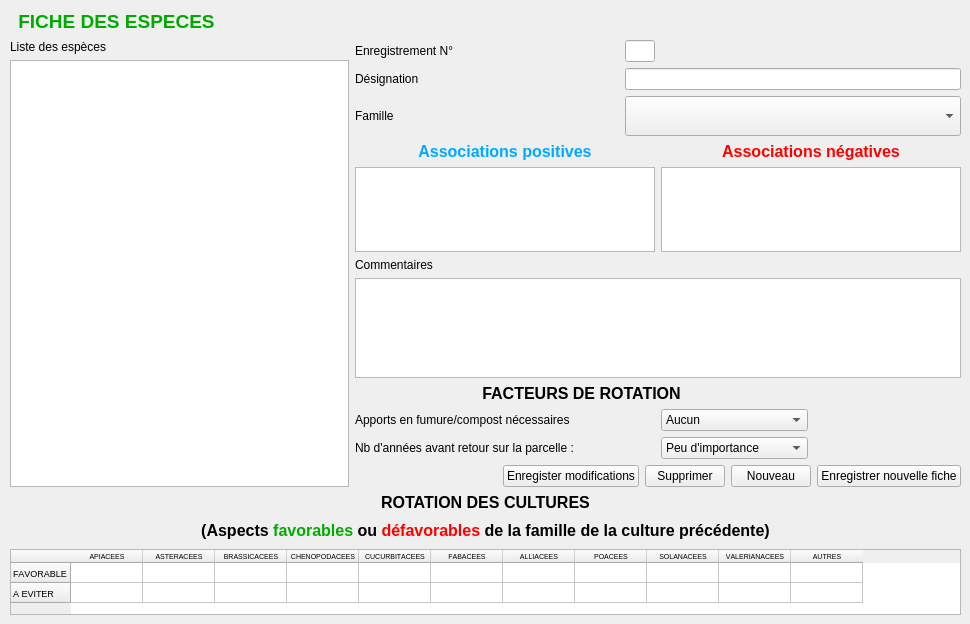
       <widget class="QWidget" name="tabEspeces">
        <attribute name="title">
         <string>Espèces</string>
        </attribute>
        <widget class="QLabel" name="label_40">
         <property name="geometry">
          <rect>
           <x>10</x>
           <y>10</y>
           <width>213</width>
           <height>23</height>
          </rect>
         </property>
         <property name="font">
          <font>
           <pointsize>14</pointsize>
           <weight>75</weight>
           <bold>true</bold>
          </font>
         </property>
         <property name="text">
          <string>&lt;html&gt;&lt;head/&gt;&lt;body&gt;&lt;p&gt;&lt;span style=&quot; color:#00aa00;&quot;&gt;FICHE DES ESPECES&lt;/span&gt;&lt;/p&gt;&lt;/body&gt;&lt;/html&gt;</string>
         </property>
         <property name="alignment">
          <set>Qt::AlignCenter</set>
         </property>
        </widget>
        <widget class="QWidget" name="layoutWidgeta">
         <property name="geometry">
          <rect>
           <x>10</x>
           <y>40</y>
           <width>951</width>
           <height>575</height>
          </rect>
         </property>
         <layout class="QVBoxLayout" name="verticalLayout_5">
          <item>
           <layout class="QHBoxLayout" name="horizontalLayout_23">
            <item>
             <layout class="QVBoxLayout" name="verticalLayout_27">
              <item>
               <widget class="QLabel" name="label_18">
                <property name="text">
                 <string>Liste des espèces</string>
                </property>
               </widget>
              </item>
              <item>
               <widget class="QTableView" name="tableView_especes">
                <property name="minimumSize">
                 <size>
                  <width>280</width>
                  <height>300</height>
                 </size>
                </property>
                <property name="maximumSize">
                 <size>
                  <width>16777215</width>
                  <height>450</height>
                 </size>
                </property>
               </widget>
              </item>
             </layout>
            </item>
            <item>
             <layout class="QGridLayout" name="gridLayout_5">
              <item row="8" column="0">
               <widget class="QLabel" name="label_22">
                <property name="text">
                 <string>Apports en fumure/compost nécessaires</string>
                </property>
               </widget>
              </item>
              <item row="2" column="0">
               <widget class="QLabel" name="label_24">
                <property name="text">
                 <string>Famille</string>
                </property>
               </widget>
              </item>
              <item row="7" column="0" colspan="3">
               <widget class="QLabel" name="label_39">
                <property name="font">
                 <font>
                  <pointsize>12</pointsize>
                  <weight>75</weight>
                  <bold>true</bold>
                 </font>
                </property>
                <property name="text">
                 <string>FACTEURS DE ROTATION</string>
                </property>
                <property name="alignment">
                 <set>Qt::AlignCenter</set>
                </property>
               </widget>
              </item>
              <item row="6" column="0" colspan="4">
               <widget class="QTextEdit" name="textEdit_especes_commentaires">
                <property name="minimumSize">
                 <size>
                  <width>0</width>
                  <height>100</height>
                 </size>
                </property>
                <property name="maximumSize">
                 <size>
                  <width>16777215</width>
                  <height>100</height>
                 </size>
                </property>
               </widget>
              </item>
              <item row="3" column="2" colspan="2">
               <widget class="QLabel" name="label_17">
                <property name="font">
                 <font>
                  <pointsize>12</pointsize>
                  <weight>75</weight>
                  <bold>true</bold>
                 </font>
                </property>
                <property name="text">
                 <string>&lt;html&gt;&lt;head/&gt;&lt;body&gt;&lt;p align=&quot;center&quot;&gt;&lt;span style=&quot; color:#ff0000;&quot;&gt;Associations négatives&lt;/span&gt;&lt;/p&gt;&lt;/body&gt;&lt;/html&gt;</string>
                </property>
               </widget>
              </item>
              <item row="4" column="2" colspan="2">
               <widget class="QTextEdit" name="textEdit_negatif">
                <property name="minimumSize">
                 <size>
                  <width>300</width>
                  <height>0</height>
                 </size>
                </property>
                <property name="maximumSize">
                 <size>
                  <width>16777215</width>
                  <height>100</height>
                 </size>
                </property>
               </widget>
              </item>
              <item row="4" column="0" colspan="2">
               <widget class="QTextEdit" name="textEdit_positif">
                <property name="minimumSize">
                 <size>
                  <width>300</width>
                  <height>0</height>
                 </size>
                </property>
                <property name="maximumSize">
                 <size>
                  <width>16777215</width>
                  <height>100</height>
                 </size>
                </property>
               </widget>
              </item>
              <item row="1" column="0">
               <widget class="QLabel" name="label_7">
                <property name="text">
                 <string>Désignation</string>
                </property>
               </widget>
              </item>
              <item row="0" column="1">
               <widget class="QLineEdit" name="lineEdit_Id_especes">
                <property name="minimumSize">
                 <size>
                  <width>30</width>
                  <height>0</height>
                 </size>
                </property>
                <property name="maximumSize">
                 <size>
                  <width>30</width>
                  <height>16777215</height>
                 </size>
                </property>
                <property name="readOnly">
                 <bool>true</bool>
                </property>
               </widget>
              </item>
              <item row="1" column="1" colspan="3">
               <widget class="QLineEdit" name="lineEdit_designation_espece"/>
              </item>
              <item row="3" column="0" colspan="2">
               <widget class="QLabel" name="label_16">
                <property name="font">
                 <font>
                  <pointsize>12</pointsize>
                  <weight>75</weight>
                  <bold>true</bold>
                 </font>
                </property>
                <property name="text">
                 <string>&lt;html&gt;&lt;head/&gt;&lt;body&gt;&lt;p align=&quot;center&quot;&gt;&lt;span style=&quot; color:#00aaff;&quot;&gt;Associations positives&lt;/span&gt;&lt;/p&gt;&lt;/body&gt;&lt;/html&gt;</string>
                </property>
               </widget>
              </item>
              <item row="2" column="1" colspan="3">
               <widget class="QComboBox" name="comboBox_familles_de_especes">
                <property name="minimumSize">
                 <size>
                  <width>200</width>
                  <height>40</height>
                 </size>
                </property>
               </widget>
              </item>
              <item row="0" column="0">
               <widget class="QLabel" name="label_9">
                <property name="text">
                 <string>Enregistrement N°</string>
                </property>
               </widget>
              </item>
              <item row="5" column="0">
               <widget class="QLabel" name="label_36">
                <property name="text">
                 <string>Commentaires</string>
                </property>
               </widget>
              </item>
              <item row="9" column="0">
               <widget class="QLabel" name="label_35">
                <property name="text">
                 <string>Nb d'années avant retour sur la parcelle : </string>
                </property>
               </widget>
              </item>
              <item row="9" column="2">
               <widget class="QComboBox" name="comboBox_rotation_annees">
                <item>
                 <property name="text">
                  <string>Peu d'importance</string>
                 </property>
                </item>
                <item>
                 <property name="text">
                  <string>1 an</string>
                 </property>
                </item>
                <item>
                 <property name="text">
                  <string>2 ans</string>
                 </property>
                </item>
                <item>
                 <property name="text">
                  <string>3 ans</string>
                 </property>
                </item>
                <item>
                 <property name="text">
                  <string>4 ans</string>
                 </property>
                </item>
                <item>
                 <property name="text">
                  <string>5 ans</string>
                 </property>
                </item>
                <item>
                 <property name="text">
                  <string>6 ans</string>
                 </property>
                </item>
                <item>
                 <property name="text">
                  <string>7 ans</string>
                 </property>
                </item>
               </widget>
              </item>
              <item row="8" column="2">
               <widget class="QComboBox" name="comboBox_rotation_compost">
                <item>
                 <property name="text">
                  <string>Aucun</string>
                 </property>
                </item>
                <item>
                 <property name="text">
                  <string>Faibles</string>
                 </property>
                </item>
                <item>
                 <property name="text">
                  <string>Moyens</string>
                 </property>
                </item>
                <item>
                 <property name="text">
                  <string>Importants</string>
                 </property>
                </item>
               </widget>
              </item>
              <item row="10" column="0" colspan="4">
               <layout class="QHBoxLayout" name="horizontalLayout_3">
                <item>
                 <spacer name="horizontalSpacer_3">
                  <property name="orientation">
                   <enum>Qt::Horizontal</enum>
                  </property>
                  <property name="sizeHint" stdset="0">
                   <size>
                    <width>40</width>
                    <height>20</height>
                   </size>
                  </property>
                 </spacer>
                </item>
                <item>
                 <widget class="QPushButton" name="pushButton_Modifier_especes">
                  <property name="maximumSize">
                   <size>
                    <width>180</width>
                    <height>16777215</height>
                   </size>
                  </property>
                  <property name="text">
                   <string>Enregister modifications</string>
                  </property>
                 </widget>
                </item>
                <item>
                 <widget class="QPushButton" name="pushButton_Supprimer_especes">
                  <property name="maximumSize">
                   <size>
                    <width>100</width>
                    <height>16777215</height>
                   </size>
                  </property>
                  <property name="text">
                   <string>Supprimer</string>
                  </property>
                 </widget>
                </item>
                <item>
                 <widget class="QPushButton" name="pushButton_Nouveau_especes">
                  <property name="maximumSize">
                   <size>
                    <width>100</width>
                    <height>16777215</height>
                   </size>
                  </property>
                  <property name="text">
                   <string>Nouveau</string>
                  </property>
                 </widget>
                </item>
                <item>
                 <widget class="QPushButton" name="pushButton_enregistrer_especes">
                  <property name="maximumSize">
                   <size>
                    <width>180</width>
                    <height>16777215</height>
                   </size>
                  </property>
                  <property name="text">
                   <string>Enregistrer nouvelle fiche</string>
                  </property>
                 </widget>
                </item>
               </layout>
              </item>
             </layout>
            </item>
           </layout>
          </item>
          <item>
           <layout class="QVBoxLayout" name="verticalLayout_4">
            <item>
             <widget class="QLabel" name="label_37">
              <property name="maximumSize">
               <size>
                <width>16777215</width>
                <height>30</height>
               </size>
              </property>
              <property name="font">
               <font>
                <pointsize>12</pointsize>
                <weight>75</weight>
                <bold>true</bold>
               </font>
              </property>
              <property name="text">
               <string>ROTATION DES CULTURES</string>
              </property>
              <property name="alignment">
               <set>Qt::AlignCenter</set>
              </property>
             </widget>
            </item>
            <item>
             <widget class="QLabel" name="label_38">
              <property name="minimumSize">
               <size>
                <width>0</width>
                <height>25</height>
               </size>
              </property>
              <property name="maximumSize">
               <size>
                <width>16777215</width>
                <height>25</height>
               </size>
              </property>
              <property name="font">
               <font>
                <pointsize>12</pointsize>
                <weight>75</weight>
                <bold>true</bold>
               </font>
              </property>
              <property name="text">
               <string>&lt;html&gt;&lt;head/&gt;&lt;body&gt;&lt;p&gt;&lt;span style=&quot; color:#000000;&quot;&gt;(Aspects &lt;/span&gt;&lt;span style=&quot; color:#00aa00;&quot;&gt;favorables&lt;/span&gt;&lt;span style=&quot; color:#000000;&quot;&gt; ou &lt;/span&gt;&lt;span style=&quot; color:#ff0000;&quot;&gt;défavorables&lt;/span&gt;&lt;span style=&quot; color:#000000;&quot;&gt; de la famille de la culture précédente)&lt;/span&gt;&lt;/p&gt;&lt;/body&gt;&lt;/html&gt;</string>
              </property>
              <property name="alignment">
               <set>Qt::AlignCenter</set>
              </property>
             </widget>
            </item>
            <item>
             <widget class="QTableWidget" name="tableWidget_rotation">
              <property name="minimumSize">
               <size>
                <width>820</width>
                <height>65</height>
               </size>
              </property>
              <property name="maximumSize">
               <size>
                <width>1200</width>
                <height>80</height>
               </size>
              </property>
              <property name="font">
               <font>
                <pointsize>7</pointsize>
                <weight>50</weight>
                <bold>false</bold>
                <kerning>false</kerning>
               </font>
              </property>
              <property name="editTriggers">
               <set>QAbstractItemView::NoEditTriggers</set>
              </property>
              <property name="selectionMode">
               <enum>QAbstractItemView::NoSelection</enum>
              </property>
              <attribute name="horizontalHeaderDefaultSectionSize">
               <number>72</number>
              </attribute>
              <attribute name="verticalHeaderMinimumSectionSize">
               <number>20</number>
              </attribute>
              <attribute name="verticalHeaderDefaultSectionSize">
               <number>20</number>
              </attribute>
              <row>
               <property name="text">
                <string>FAVORABLE</string>
               </property>
              </row>
              <row>
               <property name="text">
                <string>A EVITER</string>
               </property>
              </row>
              <column>
               <property name="text">
                <string>APIACEES</string>
               </property>
               <property name="font">
                <font>
                 <pointsize>5</pointsize>
                </font>
               </property>
               <property name="background">
                <color>
                 <red>255</red>
                 <green>85</green>
                 <blue>0</blue>
                </color>
               </property>
              </column>
              <column>
               <property name="text">
                <string>ASTERACEES</string>
               </property>
               <property name="font">
                <font>
                 <pointsize>5</pointsize>
                </font>
               </property>
               <property name="background">
                <color>
                 <red>170</red>
                 <green>170</green>
                 <blue>127</blue>
                </color>
               </property>
              </column>
              <column>
               <property name="text">
                <string>BRASSICACEES</string>
               </property>
               <property name="font">
                <font>
                 <pointsize>5</pointsize>
                </font>
               </property>
               <property name="background">
                <color>
                 <red>170</red>
                 <green>255</green>
                 <blue>255</blue>
                </color>
               </property>
              </column>
              <column>
               <property name="text">
                <string>CHENOPODACEES</string>
               </property>
               <property name="font">
                <font>
                 <pointsize>5</pointsize>
                </font>
               </property>
               <property name="background">
                <color>
                 <red>255</red>
                 <green>85</green>
                 <blue>127</blue>
                </color>
               </property>
              </column>
              <column>
               <property name="text">
                <string>CUCURBITACEES</string>
               </property>
               <property name="font">
                <font>
                 <pointsize>5</pointsize>
                </font>
               </property>
               <property name="background">
                <color>
                 <red>255</red>
                 <green>170</green>
                 <blue>127</blue>
                </color>
               </property>
              </column>
              <column>
               <property name="text">
                <string>FABACEES</string>
               </property>
               <property name="font">
                <font>
                 <pointsize>5</pointsize>
                </font>
               </property>
               <property name="background">
                <color>
                 <red>0</red>
                 <green>255</green>
                 <blue>0</blue>
                </color>
               </property>
              </column>
              <column>
               <property name="text">
                <string>ALLIACEES</string>
               </property>
               <property name="font">
                <font>
                 <pointsize>5</pointsize>
                </font>
               </property>
               <property name="background">
                <color>
                 <red>255</red>
                 <green>255</green>
                 <blue>127</blue>
                </color>
               </property>
              </column>
              <column>
               <property name="text">
                <string>POACEES</string>
               </property>
               <property name="font">
                <font>
                 <pointsize>5</pointsize>
                </font>
               </property>
               <property name="background">
                <color>
                 <red>170</red>
                 <green>170</green>
                 <blue>255</blue>
                </color>
               </property>
              </column>
              <column>
               <property name="text">
                <string>SOLANACEES</string>
               </property>
               <property name="font">
                <font>
                 <pointsize>5</pointsize>
                </font>
               </property>
               <property name="background">
                <color>
                 <red>255</red>
                 <green>0</green>
                 <blue>255</blue>
                </color>
               </property>
              </column>
              <column>
               <property name="text">
                <string>VALERIANACEES</string>
               </property>
               <property name="font">
                <font>
                 <pointsize>5</pointsize>
                </font>
               </property>
               <property name="background">
                <color>
                 <red>85</red>
                 <green>255</green>
                 <blue>127</blue>
                </color>
               </property>
              </column>
              <column>
               <property name="text">
                <string>AUTRES</string>
               </property>
               <property name="font">
                <font>
                 <pointsize>5</pointsize>
                </font>
               </property>
               <property name="background">
                <color>
                 <red>222</red>
                 <green>216</green>
                 <blue>215</blue>
                </color>
               </property>
              </column>
              <item row="0" column="0">
               <property name="text">
                <string/>
               </property>
               <property name="font">
                <font>
                 <pointsize>8</pointsize>
                </font>
               </property>
              </item>
             </widget>
            </item>
           </layout>
          </item>
         </layout>
        </widget>
       </widget>
